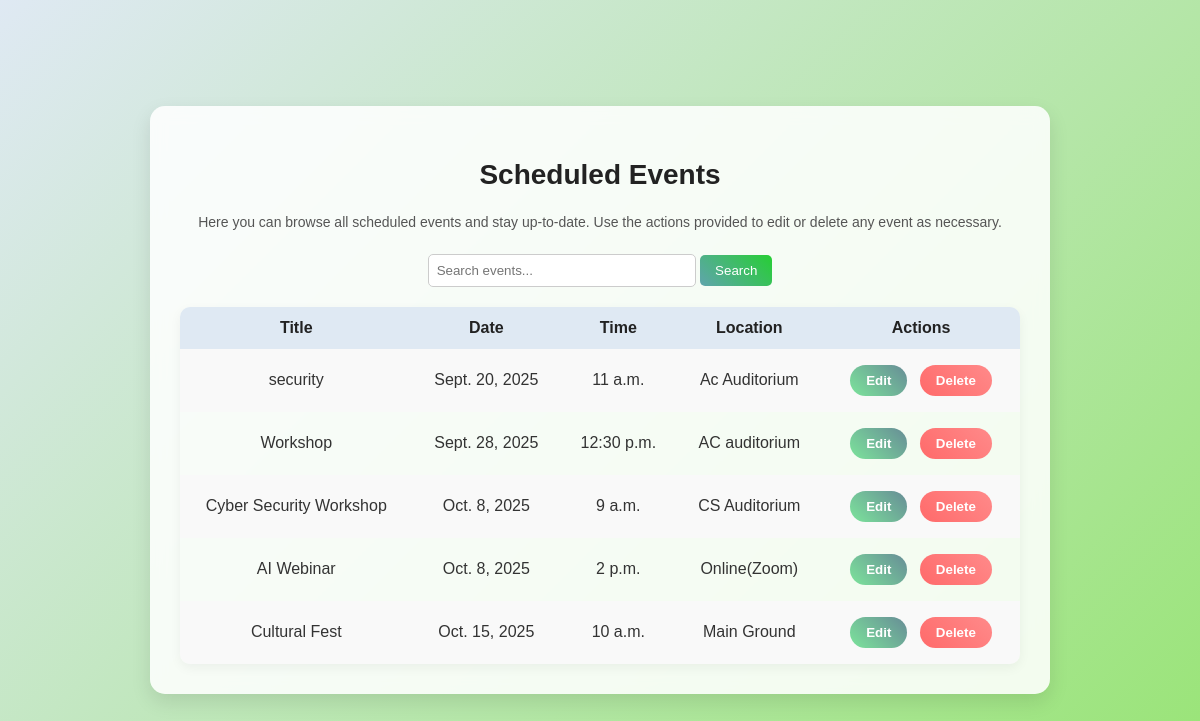
Screenshot of /events/ with the database file from the repository.
### events/models.py (models this page shows, shortened)
class Event(models.Model):
    title = models.CharField(max_length=200)
    description = models.TextField(blank=True, null=True)
    date = models.DateField()
    time = models.TimeField()
    location = models.CharField(max_length=200)

### events/views.py (the view)
# urls.py: path('events/', views.event_list, name='event_list'),
def event_list(request):
    query = request.GET.get('q')
    if query:
        events = Event.objects.filter(
            Q(title__icontains=query) | Q(date__icontains=query)
        )
    else:
        events = Event.objects.all().order_by('date', 'time')
    return render(request, 'display.html', {'events': events})

### events/templates/display.html (shortened to what this page needs)
<!DOCTYPE html>
<html>
<head>
</head>
<body>
  <div class="container">
    <h2>Scheduled Events</h2>
     <p style="text-align:center; color:#555; font-size:14px; line-height:1.6; margin-bottom:20px;">
    Here you can browse all scheduled events and stay up-to-date.
    Use the actions provided to edit or delete any event as necessary.
  </p>
    <div style="text-align: center; margin-bottom: 20px;">
  <form method="get" action="">
    <input type="text" name="q" placeholder="Search events..."
           value="{{ request.GET.q }}"
           style="padding: 8px; width: 250px; border-radius: 5px; border: 1px solid #ccc;">
    <button type="submit"
            style="padding: 8px 15px; border: none; border-radius: 5px; background: linear-gradient(45deg, #60a4ad, #26ce34); color: white;">
      Search
    </button>
  </form>
</div>
    <table>
      <tr>
        <th>Title</th>
        <th>Date</th>
        <th>Time</th>
        <th>Location</th>
        <th>Actions</th>
      </tr>
      {% for event in events %}
      <tr>
        <td>{{ event.title }}</td>
        <td>{{ event.date }}</td>
        <td>{{ event.time }}</td>
        <td>{{ event.location }}</td>
        <td>
          <a href="{% url 'update_event' event.pk %}"><button class="edit">Edit</button></a>
          <a href="{% url 'delete_event' event.pk %}"><button class="delete">Delete</button></a>
        </td>
      </tr>
      {% empty %}
      <tr><td colspan="5">No events found.</td></tr>
      {% endfor %}
    </table>
  </div>
</body>
</html>

### events/templates/display.html (style rules this page uses)
body { margin: 0; font-family: 'Poppins', sans-serif; background: linear-gradient(135deg, #dfe9f3, #98e475); display: flex; justify-content: center; align-items: center; height: 100vh; color: #333; }
.container { width: 70%; margin: 50px auto; padding: 30px; background: #ffffffdd; backdrop-filter: blur(8px); border-radius: 15px; box-shadow: 0 8px 20px rgba(0,0,0,0.1); }
h2 { text-align: center; font-size: 28px; margin-bottom: 20px; color: #222; }
table { width: 100%; border-collapse: collapse; margin-top: 15px; overflow: hidden; border-radius: 10px; box-shadow: 0 4px 12px rgba(0,0,0,0.05); }
th, td { padding: 12px 15px; text-align: center; }
th { background: #dfe9f3; color: #222; font-weight: 600; }
tr:nth-child(even) { background: #f9f9f9; }
a button { padding: 8px 16px; margin: 4px; border: none; border-radius: 30px; cursor: pointer; font-weight: 600; transition: all 0.3s ease; }
.edit { background: linear-gradient(45deg, #7ce49b, #678c96); color: #fff; }
.delete { background: linear-gradient(45deg, #ff6a6a, #ff8a8a); color: #fff; }

### rows the page displays
Event: title "security", date "Sept. 20, 2025", time "11 a.m.", location "Ac Auditorium"
Event: title "Workshop", date "Sept. 28, 2025", time "12:30 p.m.", location "AC auditorium"
Event: title "Cyber Security Workshop", date "Oct. 8, 2025", time "9 a.m.", location "CS Auditorium"
Event: title "AI Webinar", date "Oct. 8, 2025", time "2 p.m.", location "Online(Zoom)"
Event: title "Cultural Fest", date "Oct. 15, 2025", time "10 a.m.", location "Main Ground"
